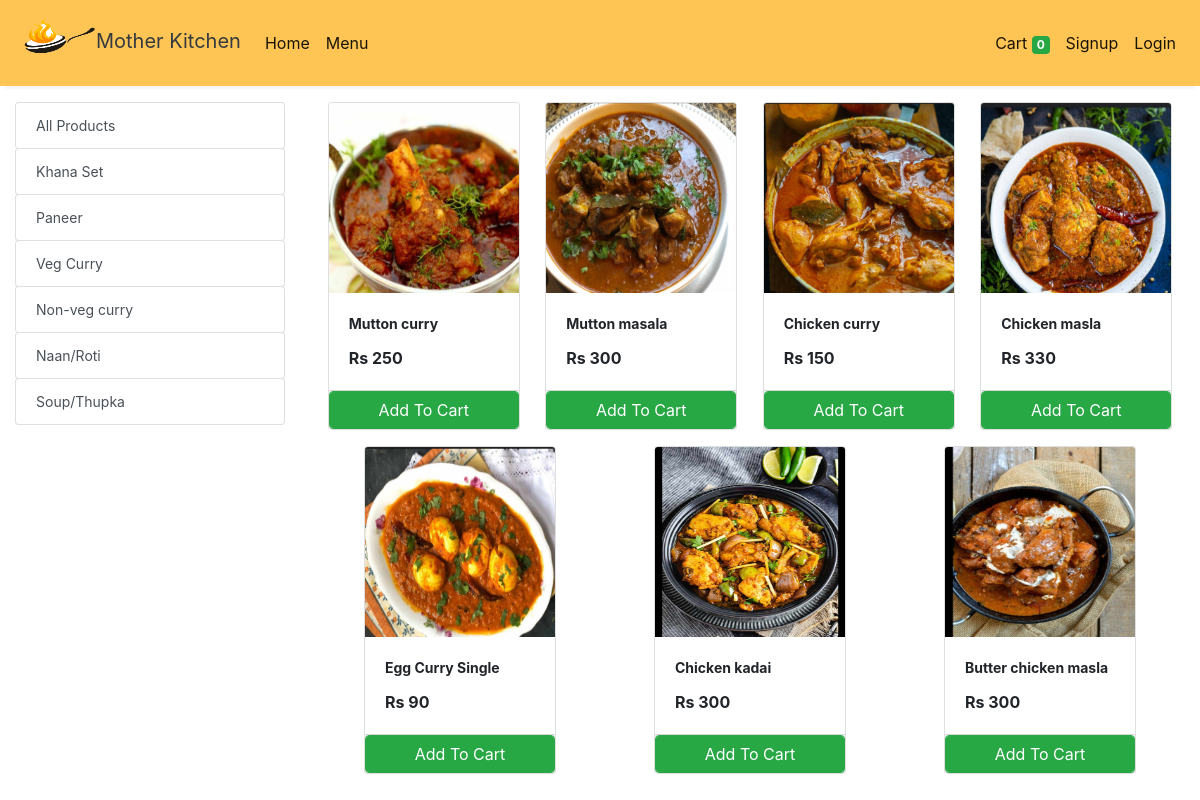
The page /store?category=34 on the database its author committed.
### store/models/category.py (models this page shows, shortened)
class Category(models.Model):
    name= models.CharField(max_length=50)
    @staticmethod
    def get_all_categories():
        return Category.objects.all()

### store/models/product.py (models this page shows, shortened)
class Products(models.Model):
    name = models.CharField(max_length=60)
    price= models.IntegerField(default=0)
    category= models.ForeignKey(Category,on_delete=models.CASCADE,default=1 )
    description= models.CharField(max_length=250, default='', blank=True, null= True)
    image= models.ImageField(upload_to='uploads/products/')
    @staticmethod
    def get_all_products_by_categoryid(category_id):
        if category_id:
            return Products.objects.filter (category=category_id)
        else:
            return Products.get_all_products();

### store/views/home.py (the view)
# urls.py: path('' , include('store.urls'))] + static(settings.MEDIA_URL, document_root=settings.MEDIA_ROOT)
def store(request):
    cart = request.session.get('cart')
    if not cart:
        request.session['cart'] = {}
    products = None
    categories = Category.get_all_categories()
    categoryID = request.GET.get('category')
    if categoryID:
        products = Products.get_all_products_by_categoryid(categoryID)
    else:
        products = Products.get_all_products();
    data = {}
    data['products'] = products
    data['categories'] = categories
    print('you are : ', request.session.get('email'))
    return render(request, 'index.html', data)

### store/templatetags/cart.py (called while the page is built)
@register.filter (name='is_in_cart')
def is_in_cart(product, cart):
    keys = cart.keys ()
    for id in keys:
        if int (id) == product.id:
            return True
    return False;

### store/templatetags/custom_filter.py (called while the page is built)
@register.filter(name='currency')
def currency(number):
    return "Rs "+str(number)

### store/templates/index.html (shortened to what this page needs)
{% extends 'base.html' %}
{% block content %}
{% load cart %}
{% load custom_filter %}
<div class="container-fluid mt-3">
    <div class="row">
        <div class="col-lg-3 mx-auto">
            <div class="list-group">
                <a href="/" class="list-group-item list-group-item-action btn btn-outline-success">All Products</a>
                {% for category in categories %}
                <a href="/?category={{category.id}}"
                    class="list-group-item list-group-item-action btn btn-outline-success">{{category.name}}</a>
                {% endfor %}
            </div>
        </div>
        <div id='products' class="col-lg-9 mx-auto">
            <div class="row mx-auto">
                {% for product in products %}
                <div class="card mx-auto mb-3" id="{{product.id}}" style="width: 12rem;">
                    <div class="card-img-container">
                        <img class="card-img-top" src="{{product.image.url}}" alt="Card image cap">
                    </div>
                    <div class="card-body">
                        <p class="card-title">{{product.name}}</p>
                        <p class="card-text"><b>{{product.price|currency}}</b></p>
                    </div>
                    <div class="card-footer p-0 no-gutters">
                        {% if product|is_in_cart:request.session.cart %}
                        <div class="row no-gutters">
                            <form action="/#{{product.id}}" class="col-2 " method="post">
                                {% csrf_token %}
                                <input hidden type="text" name='product' value='{{product.id}}'>
                                <input hidden type="text" name='remove' value='True'>
                                <input type="submit" value=" - " class="btn btn-block btn-success border-right">
                            </form>
                            <div class="text-center col btn btn-success">{{product|cart_quantity:request.session.cart}}
                                in Cart</div>
                            <form action="/#{{product.id}}" class="col-2 " method="post">
                                {% csrf_token %}
                                <input hidden type="text" name='product' value='{{product.id}}'>
                                <input type="submit" value=" + " class="btn btn-block btn-success border-left">
                            </form>
                        </div>
                        {% else %}
                        <form action="/#{{product.id}}" method="POST" class="btn-block">
                            <input type="submit" class="float-right btn btn-success form-control" value="Add To Cart">
                        </form>
                        {% endif %}
                    </div>
                </div>
                {% endfor %}
            </div>
        </div>
    </div>
</div>
{% endblock %}

### store/templates/index.html (style rules this page uses)
body { font-size: 16px; }
.list-group-item { font-size: 14px; }
#products .card { width: 18rem; }
#products .card .card-title { font-size: 14px; font-weight: bold; }
#products .card .card-text { font-size: 16px; }
#products .card .card-footer { padding: 0; }
.card-img-container { position: relative; padding-top: 100%; }
.card-img-top { position: absolute; top: 0; left: 0; width: 100%; height: 100%; object-fit: center; }

### rows shown on the page
Category: name "Khana Set"
Category: name "Paneer"
Category: name "Veg Curry"
Category: name "Non-veg curry"
Category: name "Naan/Roti"
Category: name "Soup/Thupka"
Products: image (picture), name "Mutton curry", price "Rs 250"
Products: image (picture), name "Mutton masala", price "Rs 300"
Products: image (picture), name "Chicken curry", price "Rs 150"
Products: image (picture), name "Chicken masla", price "Rs 330"
Products: image (picture), name "Egg Curry Single", price "Rs 90"
Products: image (picture), name "Chicken kadai", price "Rs 300"
Products: image (picture), name "Butter chicken masla", price "Rs 300"

### other values the page prints
{{ request.session.cart.keys|length }} "0"
